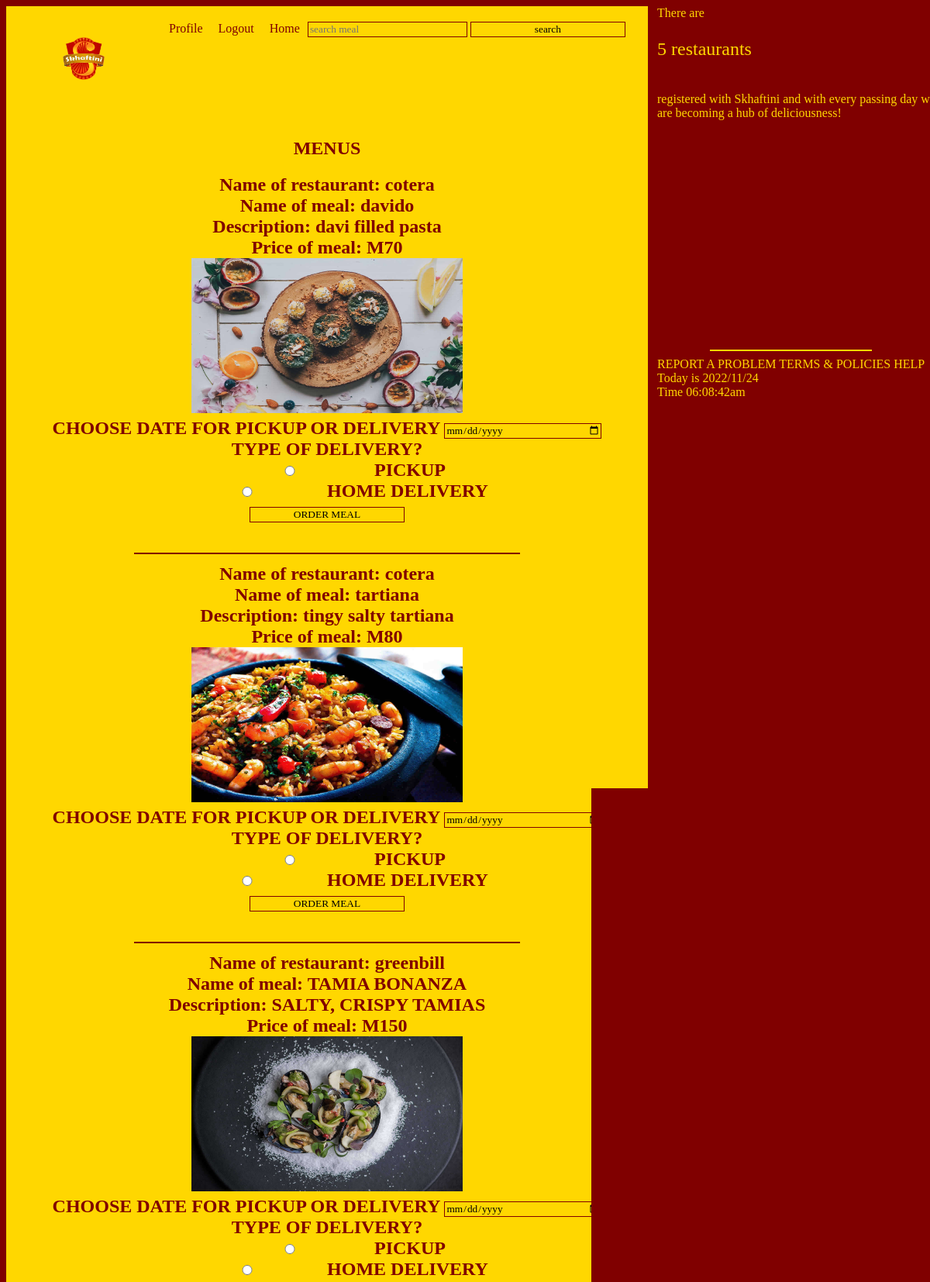
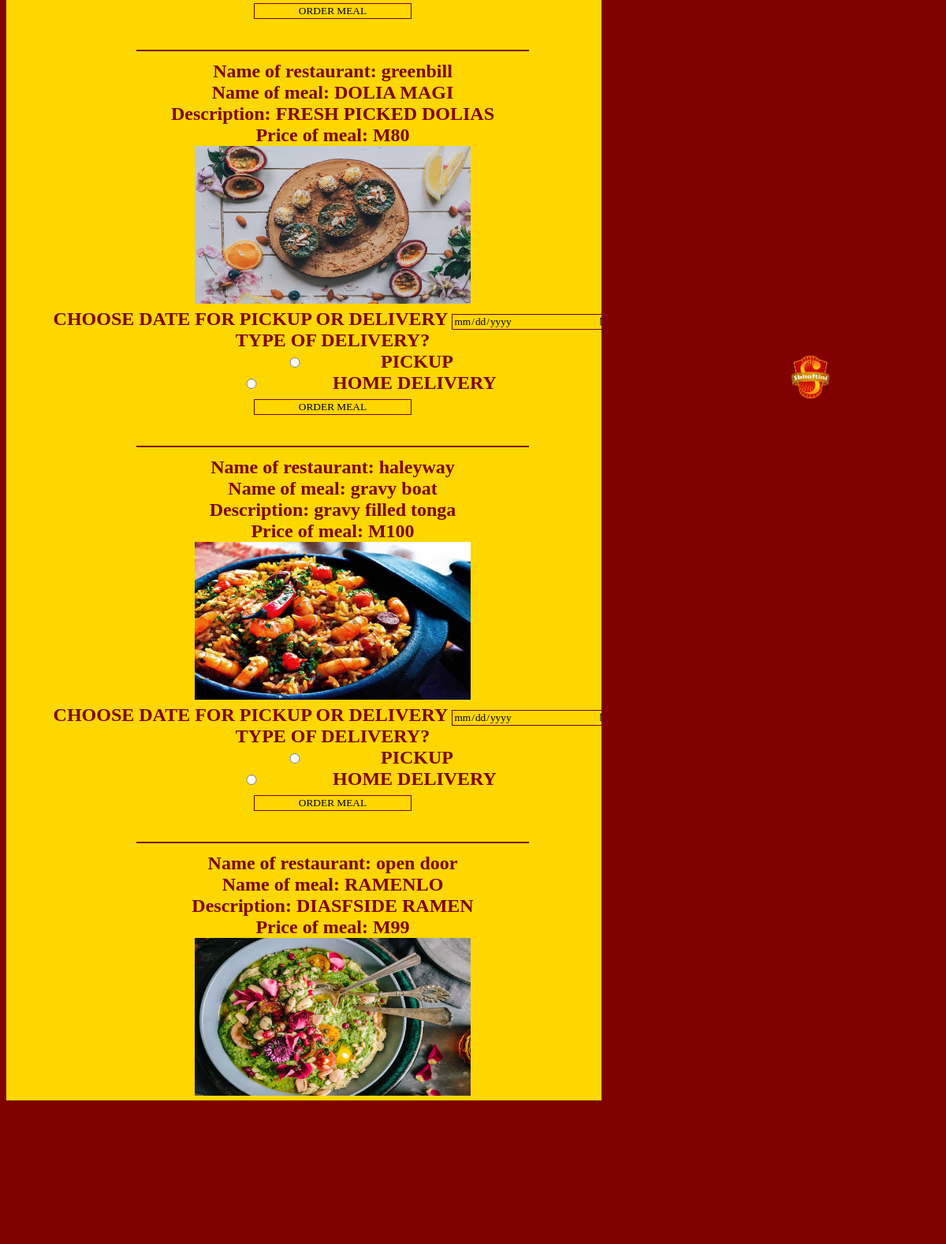
Screenshot of /restaurants.php (signed in, upper part) with the database file from the repository (2 pictures, top to bottom).
### tables this page shows
CREATE TABLE `user_registration` (
  `PHONE_NUMBER` int(8) NOT NULL,
  `EMAIL` varchar(320) NOT NULL,
  `NAME` varchar(80) NOT NULL,
  `HOUSE_NUMBER` int(70) NOT NULL,
  `PASSWORD` varchar(94) NOT NULL,
  `TYPE_OF_USER` varchar(15) NOT NULL,
  `IMAGE` varchar(255) NOT NULL,
  `STATUS` varchar(10) NOT NULL,
  `CREDIT_CARD` int(16) NOT NULL,
  `CHARGE` int(11) NOT NULL,
  `DATE_ACCOUNT_CREATED` date NOT NULL DEFAULT current_timestamp()
);

CREATE TABLE `meal` (
  `MEAL_CODE` int(8) NOT NULL,
  `PHONE_NUMBER` int(8) NOT NULL,
  `NAME_OF_MEAL` varchar(80) NOT NULL,
  `DESCRIPTION` varchar(255) NOT NULL,
  `PRICE` float NOT NULL,
  `IMAGE_NAME` varchar(20) NOT NULL
);

### restaurants.php (the view, shortened to what this page needs)
<?php
$DATABASE_HOST = 'localhost';
$DATABASE_USER = 'root';
$DATABASE_PASS = '';
$DATABASE_NAME = 'skhaftini';
$con = mysqli_connect($DATABASE_HOST, $DATABASE_USER, $DATABASE_PASS, $DATABASE_NAME);
?>
<!DOCTYPE html>
<html>
<head>
<link rel="stylesheet" href="skhaftini.css" />
</head>
<body>
<header>
<nav>
<img src="skaftini png-13.png" alt="logo" width="200px" height="135px" />
<nav>
<a href="profile.php">Profile </a>
<a href="logout.php">Logout</a>
<a href="home.php">Home</a>
<form action="search.php" method="get">
<input type="text" placeholder="search meal" required name="search"/>
<input type="submit" value="search" name="submit" />
</form>
</nav>
</nav>
</header>
<section id="restaurantsection">
<h1> MENUS </h1>
<h2>
<?php
$query  = "SELECT * FROM user_registration join meal on user_registration.PHONE_NUMBER = meal.PHONE_NUMBER WHERE TYPE_OF_USER = 'RESTAURANT' ORDER BY NAME ASC";
$result = $con->query($query);
$rows = $result->num_rows;
for ($j = 0 ; $j < $rows ; ++$j)  {
$row = $result->fetch_array(MYSQLI_ASSOC);
echo 'Name of restaurant: '   . htmlspecialchars($row['NAME'])   . '<br>';
echo 'Name of meal: '   . htmlspecialchars($row['NAME_OF_MEAL'])   . '<br>';
echo 'Description: '   . htmlspecialchars($row['DESCRIPTION'])   . '<br>';
echo 'Price of meal: M'   . htmlspecialchars($row['PRICE'])   . '<br>';
echo "<img src='uploaded/".$row['IMAGE_NAME']."' width='350px' height='200px'>";
echo '<form action="order.php" method="post">
<input type="hidden" value="'.$row['NAME'].'" name="nameofr">
<input type="hidden" value="'.$row['NAME_OF_MEAL'].'" name="nameofmeal">
<input type="hidden" value="'.$row['IMAGE_NAME'].'" name="image1">
<input type="hidden" value="'.$row['PRICE'].'" name="price">
<input type="hidden" value="'.$row['MEAL_CODE'].'" name="mealcode">
<input type="hidden" value="'.$row['DESCRIPTION'].'" name="description">
<input type="hidden" value="'.$_SESSION['id'].'" name="phone"
<table>
<tr><td>CHOOSE DATE FOR PICKUP OR DELIVERY</td>
<td><input type="date" name="date"</td></tr>
<br>
<tr><td >TYPE OF DELIVERY?</td></tr>
<br>
<tr><td><input type="radio" value="PICKUP" name="type" required /> PICKUP</td></tr>
<br>
<tr><td><input type="radio" value="HOME DELIVERY" name="type" required />HOME DELIVERY</td></tr>
<br>
<tr><td><input type="submit" value="ORDER MEAL" name="submit"/></td></tr>
<br>
<br><hr>
</table>
</form>';
}
?>
</h2>
</section>
<aside id="restaurantaside">
<?php
$selectquery= "SELECT count(*) from user_registration where TYPE_OF_USER = 'RESTAURANT'";
$result = $con->query($selectquery);
$count = mysqli_fetch_array($result);
$rows = $count[0];
echo 'There are'. '<br>';
echo '<p id="count">'.$rows . ' restaurants'. '</p>'.'<br>';
echo 'registered with Skhaftini and with every passing day we are becoming a hub of deliciousness!';
?>
<div>
<hr style="border: solid 1px gold">
REPORT A PROBLEM
TERMS & POLICIES
HELP
</div>
<div>
<?php echo "Today is " . date("Y/m/d") . " <br> "; echo "Time " . date("h:i:sa"); ?>
</div>
</aside>
</body>
</html>

### skhaftini.css (style rules this page uses)
body { height:100% auto; width:100%; background-color:maroon; background-image:url("skaftini png-13.png"); background-size: 50%; background-position:center; background-repeat:no-repeat; background-attachment:fixed; font-family:Forte; }
body header { position:fixed; min-height: 80px; max-height:100px; width:68.9%; background-color: gold; float:left; padding-bottom:50px; }
body header nav img { float:left; }
body header nav nav { padding-top:10px; }
header nav nav a { float:left; margin: 10px; text-decoration:none; color: maroon; background-color: gold; }
header nav nav form { padding-top:10px; float: left; position:relative; }
a { font-family:Forte; }
section h1, h2 { color:maroon; }
#restaurantsection { padding-top:150px; min-height: 3000px; max-height: auto; float:left; width:69%; background-color:gold; text-align:center; }
aside { position:fixed; width:49.3%; height:100%; margin-right:40%; background-color:maroon; color:gold; }
#restaurantaside { position:fixed; width:30%; height:100%; margin-left:70%; margin-top:0px; background-color:maroon; float:right; background-image:url("skaftini png-13.png"); background-size: 50%; background-position:center; background-repeat:no-repeat; }
hr { border: solid 1px maroon; width: 60%; }
aside div + div { float:left; margin-top: 0%; }
aside div { float:left; margin-top: 80%; }
#count { font-size:24px; }
input { width:200px; background-color:gold; font-family:Forte; border:1px solid maroon; }

### rows the page displays
user_registration: NAME "cotera", meal.NAME_OF_MEAL "davido", meal.DESCRIPTION "davi filled pasta", meal.PRICE "70", meal.IMAGE_NAME (picture), meal.NAME_OF_MEAL "tartiana", meal.DESCRIPTION "tingy salty tartiana", meal.PRICE "80"
user_registration: NAME "greenbill", meal.NAME_OF_MEAL "TAMIA BONANZA", meal.DESCRIPTION "SALTY, CRISPY TAMIAS", meal.PRICE "150", meal.IMAGE_NAME (picture), meal.NAME_OF_MEAL "DOLIA MAGI", meal.DESCRIPTION "FRESH PICKED DOLIAS", meal.PRICE "80"
user_registration: NAME "haleyway", meal.NAME_OF_MEAL "gravy boat", meal.DESCRIPTION "gravy filled tonga", meal.PRICE "100", meal.IMAGE_NAME (picture)
user_registration: NAME "open door", meal.NAME_OF_MEAL "RAMENLO", meal.DESCRIPTION "DIASFSIDE RAMEN", meal.PRICE "99", meal.IMAGE_NAME (picture)

### other values shown
$rows "5"
